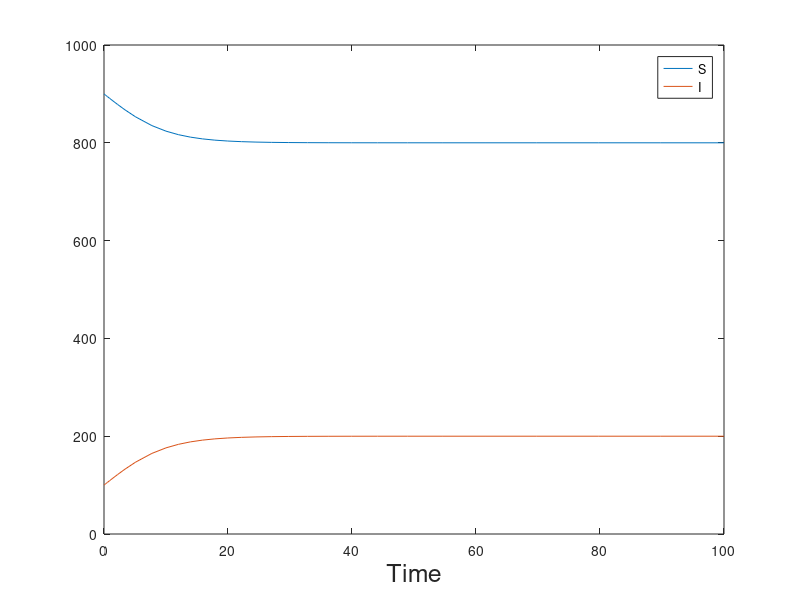
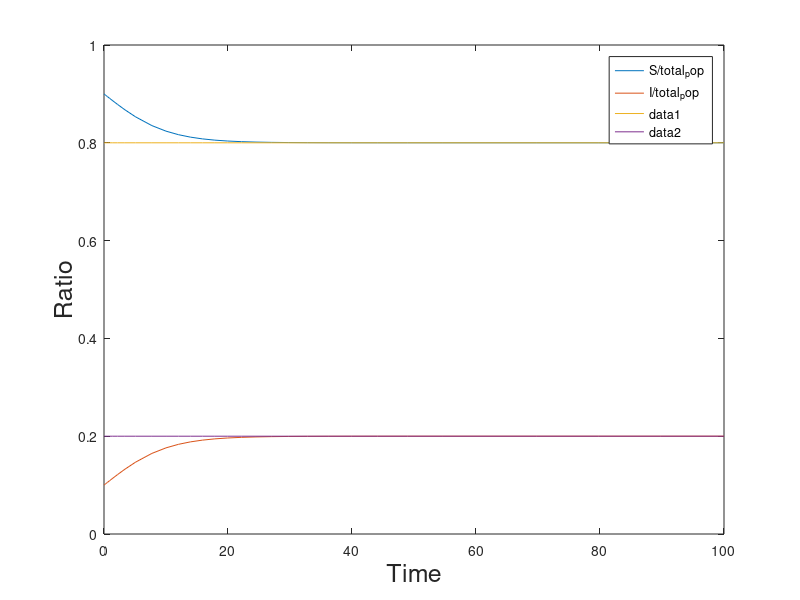
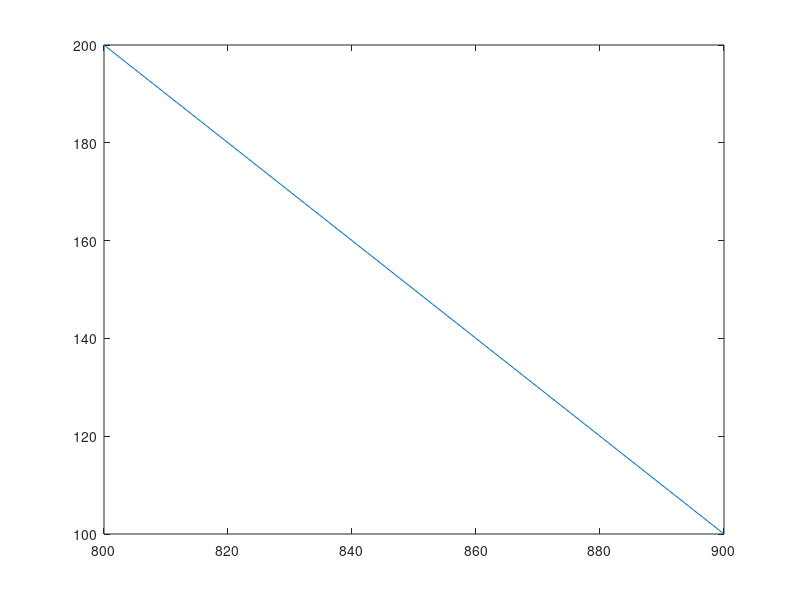

These charts were generated, in order, by the following MATLAB code:
%FP = (S,I) = (my/beta, 0)
% x = (S,I)

mu = 0.8;
beta = 0.001;

ode = @(t,x) [
    mu*x(2) - beta*x(2)*x(1);
    -mu*x(2) + beta*x(1)*x(2);
];
x0 = [900;100];
tot_pop = sum(x0);
options = odeset('RelTol', 1e-6, 'AbsTol', 1e-4, 'Stats', 'on');

SOL = ode45(ode, [0 100], x0, options);

S = SOL.y(1,:);
I = SOL.y(2,:);
rho_s = S./(S+I);
rho_i = I./(I+S);

time = SOL.x;

plot(time, [S;I]);
legend("S", "I");
xlabel("Time", "FontSize", 18);

figure;
plot(time, [rho_s;rho_i]);
legend("S/total\_pop", "I/total\_pop");
xlabel("Time", "FontSize", 18);
ylabel("Ratio", "FontSize", 18);
hold on

ones_time = ones(1,size(time,2)) ./ tot_pop;
plot(time, [ones_time.*mu./beta;ones_time.*(tot_pop-(mu/beta))]);

figure;
plot(S,I);